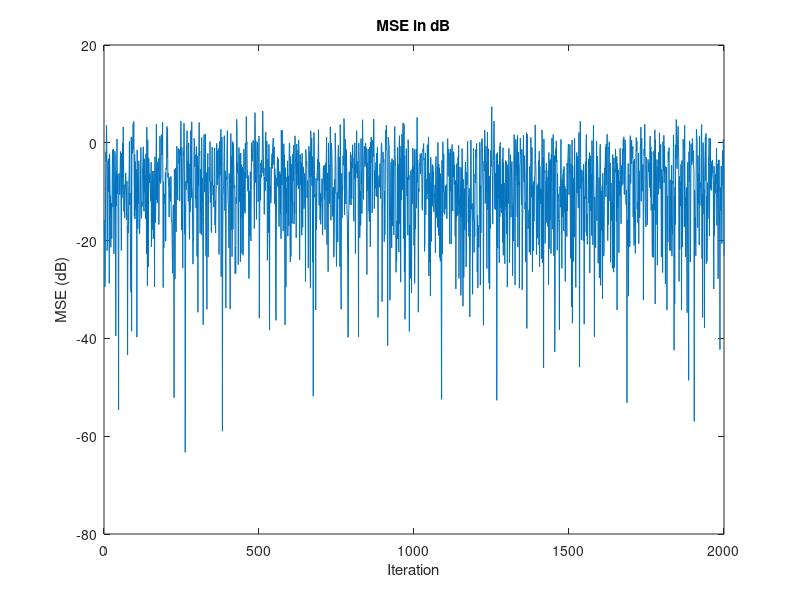

The MATLAB source for this figure:
clear all; 
close all;
clc;

f = 1000;
fsamp = 10000;
N = 2000;
mu = 0.1;
W0 = [0.1; 0.3; 0.5];
L = length(W0);
k = 0.001 * (0:N);
inp = sin(2 * pi * k / 200);
noise = 1.5 * randn(1, N + L - 1);

snr_db = 30;
np = 10^(-snr_db / 10);
sp = 1;
input = sqrt(sp) * randn(1, N + L - 1);
noise = sqrt(np) * noise;

x = zeros(L, 1);
w = zeros(L, 1);
e = zeros(1, N);
value = zeros(1, 10);

for m = 1:10
    for n = 1:N 
        x(2:L ,1) = x(1:L-1,1);
        x(1) = input(n);
        d = W0.' * x;
        y = w.' * x + noise(n);
        e(n) = d - y;
        MSE = e(n) * e(n);
        w = w + mu * x * e(n);
    end
    cross_corr = xcorr(w, W0, 'coeff');  % Compute normalized cross-correlation
    value(m) = max(cross_corr);
    mu = mu * 0.1;  % Decrease mu logarithmically
end

[~, mu_index] = max(value);
mu_opt = 0.1 / (10^(mu_index-1));
mu = mu_opt;

% Reinitialize variables for second run
w = zeros(L, 1);
e = zeros(1, N);
value = zeros(1, 8);

for m = 1:8
    for n = 1:N 
        x(2:L ,1) = x(1:L-1,1);
        x(1) = input(n);
        d = W0.' * x;
        y = w.' * x + noise(n);
        e(n) = d - y;
        MSE = e(n) * e(n);
        w = w + mu * x * e(n);
    end
    cross_corr = xcorr(w, W0, 'coeff');  % Compute normalized cross-correlation
    value(m) = max(cross_corr);
end

[~, mu_index] = max(value);
mu = mu_opt * mu_index;

% Final actual plot
w = zeros(L, 1);
e = zeros(1, N);
MSE = zeros(1, N);

for n = 1:N 
    x(2:L ,1) = x(1:L-1,1);
    x(1) = input(n);
    d = W0.' * x;
    y = w.' * x + noise(n);
    e(n) = d - y;
    MSE(n) = e(n)^2;
    w = w + mu * x * e(n);
end

mse_db = 10 * log10(MSE);
plot(mse_db);
title('MSE in dB');
xlabel('Iteration');
ylabel('MSE (dB)');

disp(['Optimal mu: ', num2str(mu)]);
